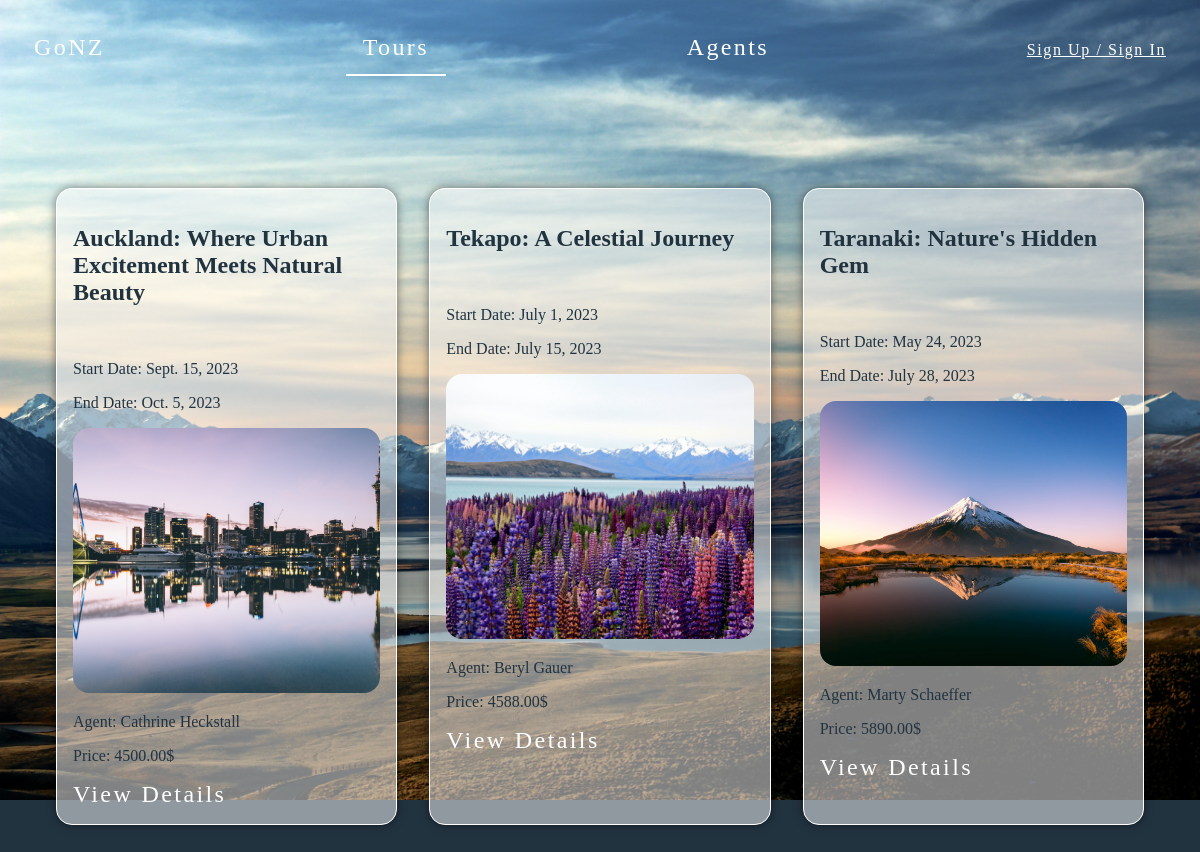
The page /tours/ on the database its author committed.
### tour/models.py (models this page shows, shortened)
class Tour(models.Model):
    name = models.CharField(max_length=100)
    description = models.TextField()
    start_date = models.DateField()
    end_date = models.DateField()
    agent = models.ForeignKey('agent.Agent', on_delete=models.CASCADE)
    price = models.DecimalField(max_digits=10, decimal_places=2)  # Add the price field
    image = models.ImageField(upload_to='tour_images/')  # Add the image field

### agent/models.py (models this page shows)
class Agent(models.Model):
    user = models.OneToOneField(User, on_delete=models.CASCADE, default=None)
    department = models.CharField(max_length=100, default='Agent')
    position = models.CharField(max_length=100, default='Agent')
    name = models.CharField(max_length=100)
    email = models.EmailField()
    phone = models.CharField(max_length=20)
    bio = models.TextField()
    def __str__(self):
        return self.name

### tour/views.py (the view)
# urls.py: path('', TourListView.as_view(), name='tour_list'),
class TourListView(ListView):
    model = Tour
    template_name = 'tour/tour_list.html'
    context_object_name = 'tours'
    paginate_by = 3
    ordering = ['-id']  # Specify the ordering field for consistent pagination
    def get_queryset(self):
        queryset = super().get_queryset()
        paginator = Paginator(queryset, self.paginate_by)
        page_number = self.request.GET.get('page')
        return paginator.get_page(page_number)

### tour/templates/tour/tour_list.html (shortened to what this page needs)
{% extends "base.html" %} {% block content %}
<div class="cards-tours">
    {% for tour in tours %}
    <div class="tourCard">
        <h2>{{ tour.name }}</h2></br>
        <p>Start Date: {{ tour.start_date }}</p>
        <p>End Date: {{ tour.end_date }}</p>
        <img class="tour-image" src="{{ tour.image.url }}" alt="Tour Image" />
        <p>Agent: {{ tour.agent }}</p>
        <p>Price: {{ tour.price }}$</p>
        <a href="{% url 'tour:tour_detail' tour.pk %}">View Details</a>
    </div>
    {% endfor %}
</div>
{% endblock %}

### templates/base.html (shortened to what this page needs)
<!DOCTYPE html>
<html lang="en">
  <head>
    {% load static %}
    <link
      rel="stylesheet"
      type="text/css"
      href="{% static 'css/style.css' %}"
    />
  </head>
  <body>
    {% include 'navigation.html' %}
    <div class="hero-image">
    </div>
    {% block content %} {% endblock %}
  </body>
</html>

### templates/navigation.html
<nav class="navigation-container">
  <ul>
    {% with request.resolver_match.url_name as url_name %}
    <li class="{% if url_name == 'home' %} active{% endif %}">
      <a href="/">GoNZ</a>
    </li>
    <li
      class="{% if url_name == 'tour_list' or url_name == 'tour_details' %} active{% endif %}"
    >
      <a href="/tours">Tours</a>
    </li>
    <li
      class="{% if url_name == 'agent_list' or url_name == 'agent_details' %} active{% endif %}"
    >
      <a href="/agents">Agents</a>
    </li>
    <li><a class="signing" href="#">Sign Up / Sign In</a></li>
  </ul>
  {% endwith %}
</nav>

### static/css/style.css (style rules this page uses)
:root { --picdark: #102940; --picdeepblue: #3f688c; --piclightblue: #9ac7d9; --picbeige: #d9cdb8; --picbrown: #593a1e; }
body { background-color: #223340; }
.hero-image { position: absolute; top: 0; left: 0; }
.navigation-container { position: relative; top: 0; left: 0; z-index: 3; color: white; }
ul { list-style-type: none; padding: 1em; margin: 0; display: flex; justify-content: space-between; }
li { display: inline-block; padding: 10px; position: relative; }
li.active::after { content: ""; display: block; position: absolute; bottom: 0; left: 50%; transform: translateX(-50%); width: 100px; height: 2px; background-color: white; }
a { text-decoration: none; color: white; font-size: 1.5em; letter-spacing: 0.1em; }
.signing { font-size: 1em; font-weight: 100; text-decoration: underline; vertical-align: middle; line-height: 2em; }
.cards-tours { flex: 1; display: flex; margin: 2em; margin-top: 5em; flex-direction: row; }
.tourCard { z-index: 3; color: #223340; background-color: rgba(255, 255, 255, 0.5); width: calc(33.33% - 1em); justify-content: space-around; align-items: center; flex-direction: column; padding: 1em; margin: 1em; border-radius: 1em; border: 1px solid white; box-shadow: 0 0 10px rgba(0, 0, 0, 0.5); }
.tour-image { width: 100%; height: 265px; border-radius: 1em; object-fit: cover; }

### rows shown on the page
Tour: name "Auckland: Where Urban Excitement Meets Natural Beauty", start_date "Sept. 15, 2023", end_date "Oct. 5, 2023", image (picture), agent "Cathrine Heckstall", price "4500.00"
Tour: name "Tekapo: A Celestial Journey", start_date "July 1, 2023", end_date "July 15, 2023", image (picture), agent "Beryl Gauer", price "4588.00"
Tour: name "Taranaki: Nature's Hidden Gem", start_date "May 24, 2023", end_date "July 28, 2023", image (picture), agent "Marty Schaeffer", price "5890.00"
